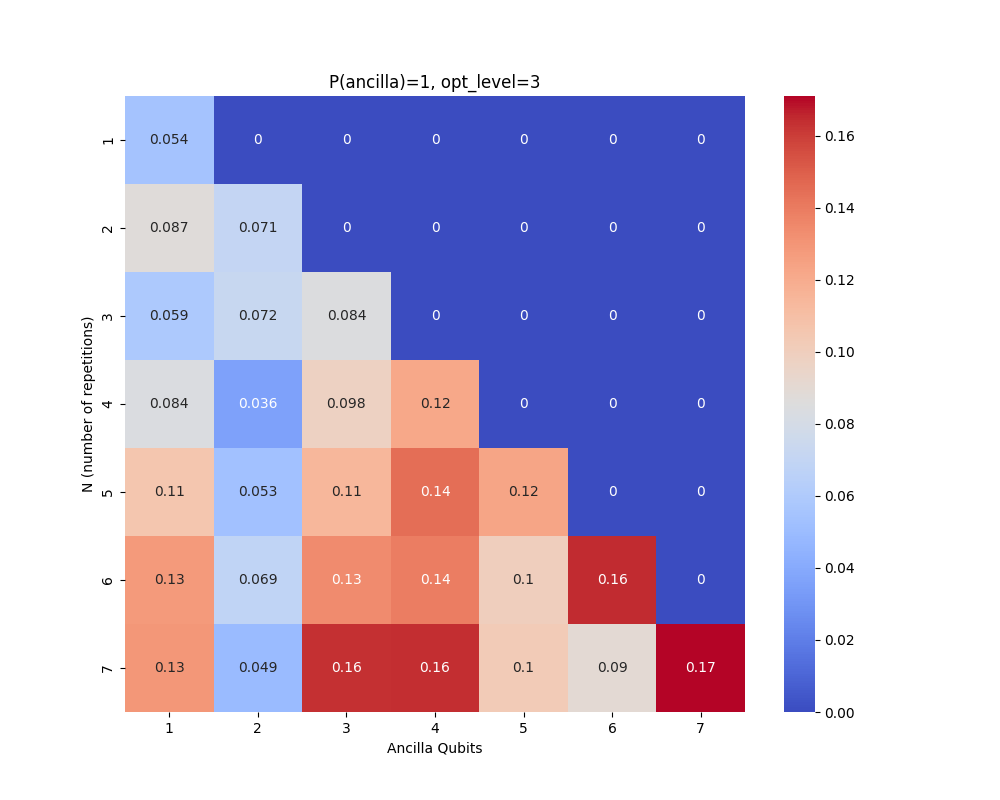

The Python source for this figure:

from qiskit import QuantumCircuit
import pandas as pd
import numpy as np
import seaborn as sns
import matplotlib.pyplot as plt
from qiskit.transpiler import generate_preset_pass_manager



def generate_circuit(n:int):
    qc = QuantumCircuit(n+4)
    for i in range(4,n+4):
        qc.cx(i,3)
        qc.cx(i,2)
        qc.cx(i,1)
        qc.cx(i,0)
        qc.barrier()
    qc.measure_all()
    return qc


# (n+4)-bit binary string
def calculate_ancilla(histogram, n, bit):
    # the sum of the probabilities of all outcomes
    # where the bit at bit position is 1"

    total_count = 0

    # loop through each key-value pair in the histogram
    for key, value in histogram.items():
        key_int = int(key)
        bit_index = n + 3 - bit

        # the mask for the current bit
        mask = 1 << bit_index

        if mask & key_int:  # if the bit at bit_index is 1
            total_count += value

    return round(total_count, 4)

def run_circuit(n, shots, backend, optimization_level=0):
    qc = generate_circuit(n)
    
    pm = generate_preset_pass_manager(optimization_level=optimization_level, backend=backend)
    compiled_qc = pm.run(qc)
    
    job = backend.run(compiled_qc, shots=shots)
    result = job.result()
    histogram = result.get_counts(qc)
    histogram = {key: value/shots for key, value in histogram.items()}
    return histogram


def get_ancilla_probabilities(iters, shots, backend, optimization_level=0):
    results = []
    for n in range(1,iters+1):
        probs = []
        histogram = run_circuit(n, shots, backend=backend, optimization_level=optimization_level)
        for i in range(n): 
            probability = calculate_ancilla(histogram, n, n-i)
            probs.append(probability)
        results.append(probs)
        
    return results

def create_df(results):
    df = pd.DataFrame(results)
    df = df.fillna(0)
    df.index = range(1,len(df)+1)
    df.columns = range(1, len(df.columns) + 1)
    return df

def plot_heatmap(results, optimization_level): 
    plt.figure(figsize=(10, 8))
    df = create_df(results)
    vmax = df.values.max()
    sns.heatmap(df, annot=True, cmap='coolwarm', vmin=0, vmax=vmax)
    plt.title(f'P(ancilla)=1, opt_level={optimization_level}') 
    plt.xlabel('Ancilla Qubits')
    plt.ylabel('N (number of repetitions)')
    plt.savefig(f'fresh.png')
    plt.show()
    
def plag_error_rate(results, n): 
    
    error_rate = 0
    # for i in range(2, n+1):
    #     error_rate += results[i-1][i-1] - results[i-2][i-2]
    
    error_rate = results[n-1][n-1] - results[0][0]
    result = error_rate/n
    
    return round(result, 4)